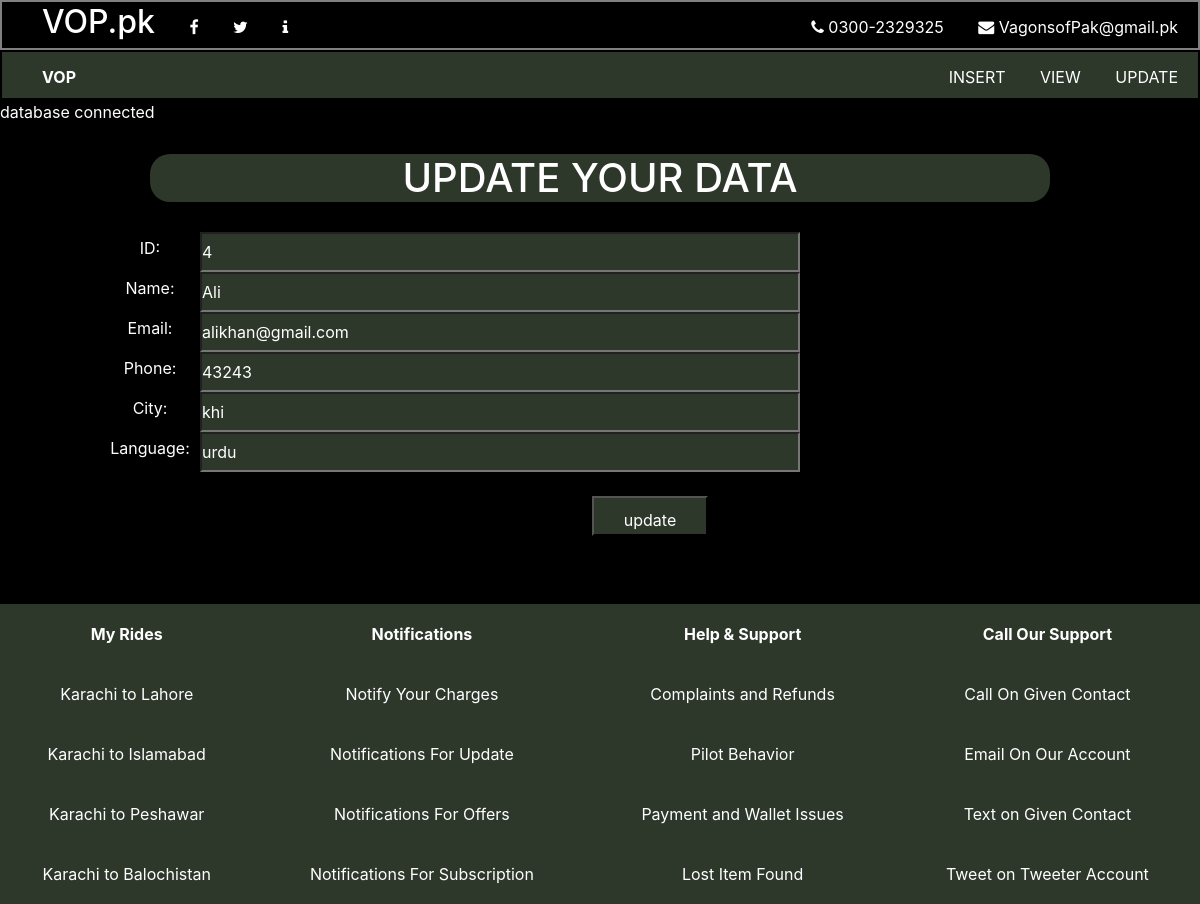
Page /update1.php?ID=4 on the committed database.
### tables this page shows
CREATE TABLE `VOP` (
  `ID` int(32) NOT NULL,
  `Cus_Name` text NOT NULL,
  `Cus_Email` varchar(50) NOT NULL,
  `Cus_Phone` int(11) NOT NULL,
  `Cus_City` text NOT NULL,
  `Cus_Lang` text NOT NULL
);

### update1.php (the view, shortened to what this page needs)
<!DOCTYPE html>
<html>
    <head>
    </head>
    <body>
    <?php
    require "mycon.php";
    ?>
        <div class="upd">
            <form method="POST">
                <?php
                $stdID = $_GET['ID'];
                $myquery = "Select * from VOP WHERE ID = ".$stdID;
                $data = $mycon->query($myquery);
                if ($row = mysqli_fetch_assoc($data)) {
                    $ID = $row['ID'];
                    $Cus_Name = $row['Cus_Name'];
                    $Cus_Email = $row['Cus_Email'];
                    $Cus_Phone = $row['Cus_Phone'];
                    $Cus_City = $row['Cus_City'];
                }
                ?>
                <div class="contact">
                    <div class="con">
                        <h1>UPDATE YOUR DATA</h1>
                    </div>
                    <table>
                        <tr>
                            <td><label>ID: </label><td>
                            <td><input type="text" name="Cus_ID" value="<?php echo $ID;?>"><td>
                        </tr>
                        <tr>
                            <td><label>Name: </label><td>
                            <td><input type="text" name="Cus_Name" value="<?php echo $Cus_Name;?>"><td>
                        </tr>
                        <tr>
                            <td><label>Email: </label><td>
                            <td><input type="email" name="Cus_Email" value="<?php echo $Cus_Email ?>"><td>
                        </tr>
                        <tr>
                            <td><label>Phone: </label><td>
                            <td><input type="number" name="Cus_Phone" value="<?php echo $Cus_Phone ?>"><td>
                        </tr>
                        <tr>
                            <td><label>City: </label><td>
                            <td><input type="text" name="Cus_City" value="<?php echo $Cus_City ?>"><td>
                        </tr>
                        <tr>
                            <td><label>Language: </label><td>
                            <td><input type="text" name="Cus_Lang" value="<?php echo $row['Cus_Lang'] ?>"><td>
                        </tr>
                    </table><br>
                    <input type="submit" name="update" value="update">
                </div><br><br>
            </form>
        </div>
    </body>
</html>

### style.css (style rules this page uses)
* { margin: 0; padding: 0; box-sizing: border-box; }
body { background-color: black; }
#main_container { margin: 0 auto; width: 100%; height: auto; background-color: black; color: white; }
header { width: 100%; line-height: 50px; height: 50px; background-color: black; padding-left: 10px; padding-right: 20px; border: 2px solid grey; }
header ul li { list-style-type: none; display: inline-block; margin-left: 30px; }
header ul li a { text-decoration: none; color: white; }
header ul .logo { border-bottom: 2px solid white; }
.list1_right { float: right; }
nav { width: 100%; line-height: 50px; height: 50px; background-color: rgb(45, 56, 43); color : white; padding-left: 10px; padding-right: 20px; border: 2px solid black; }
.list_right { float: right; }
nav ul li { display: inline-block; margin-left: 30px; }
nav ul li a { text-decoration: none; color: white; }
.con { margin: 30px 50px 30px 50px; background-color: rgb(45, 56, 43); border-radius: 20px; text-align: center; }
.contact .con h1 { color : white; text-align: center; }
.contact table td input[type=text] { width: 600px; height: 40px; background-color: rgb(45, 56, 43); color: white; }
.contact table td input[type=email] { width: 600px; height: 40px; background-color: rgb(45, 56, 43); color: white; }
.contact input[type=submit] { width: 150; height: 40px; background-color: rgb(45, 56, 43); padding: 10px 30px 10px 30px; color: white; margin-left: 100px; }
.contact table td input[type=number] { width: 600px; height: 40px; background-color: rgb(45, 56, 43); color: white; }
.contact table td label { width: 100px; color: white; }
.footer { width: 100%; height: 300px; text-align: center; color: white; background-color: rgb(45, 56, 43); }
.footer a { text-decoration: none; color: white; }

### update1.php (style rules this page uses)
.upd { margin: 20px 100px 20px 100px; text-align: center; }

### rows in the picture
vop: Cus_ID "4", Cus_Name "Ali", Cus_Email "alikhan@gmail.com", Cus_Phone "43243", Cus_City "khi", Cus_Lang "urdu"
